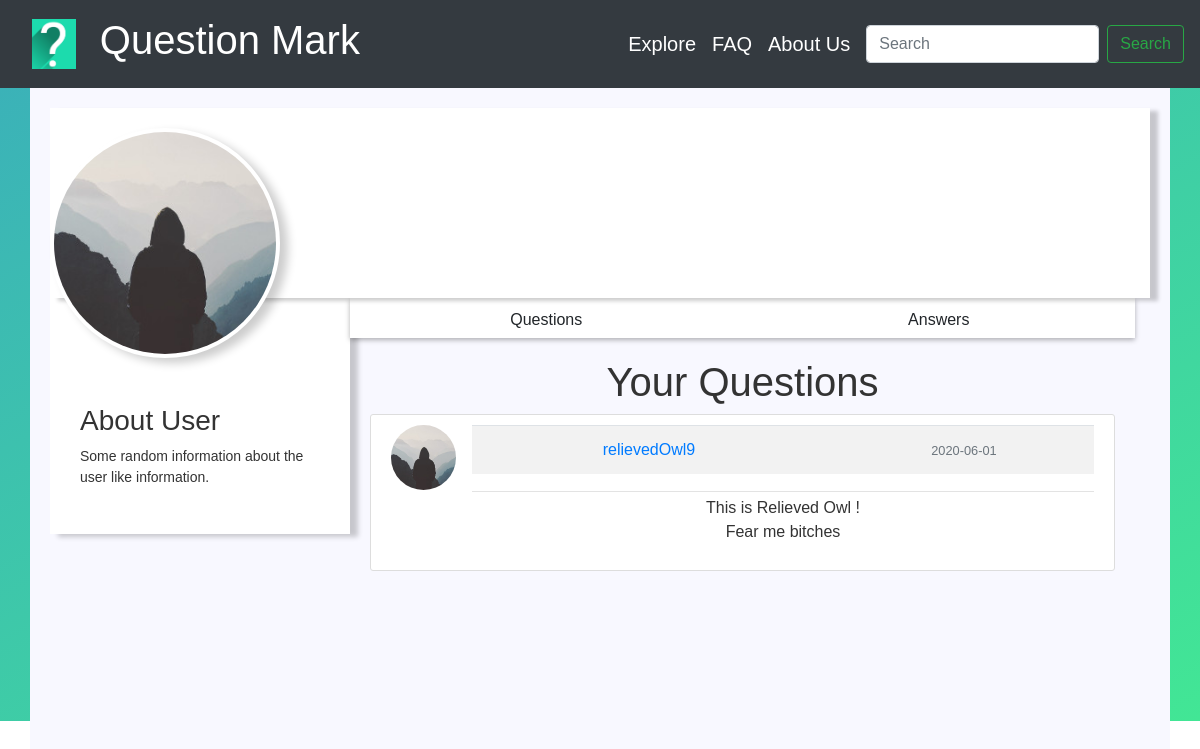
The page /user_posts/relievedOwl9 on the database its author committed.
### Question_Mark/models.py (models this page shows, shortened)
class Questions(db.Model):
    id = db.Column(db.Integer, primary_key=True)
    question = db.Column(db.Text, nullable=False)
    date_posted = db.Column(db.DateTime, nullable=False, default=datetime.utcnow)
    user_id = db.Column(db.Integer, db.ForeignKey('user.id'), nullable=False)

class User(db.Model, UserMixin):
    id = db.Column(db.Integer, primary_key=True)
    first_name = db.Column(db.String(30), unique=False, nullable=False)
    last_name = db.Column(db.String(30), unique=False, nullable=False)
    username = db.Column(db.String(30), unique=True, nullable=False)
    email = db.Column(db.String(120), unique=True, nullable=False)
    image_file = db.Column(db.String(20), nullable=False, default='default.jpg')
    password = db.Column(db.String(60), nullable=False)
    questions = db.relationship('Questions', backref='author', lazy=True)

### Question_Mark/routes.py (the view)
@app.route("/user_posts/<string:username>")
def user_posts(username):
    user = User.query.filter_by(username=username).first_or_404()
    quest = Questions.query.filter_by(author=user)\
            .order_by(Questions.date_posted.desc())
    return render_template('user_posts.html', title='Profile: '+ username,user=user, quest=quest)

### Question_Mark/templates/user_posts.html (shortened to what this page needs)
{% extends "layout.html" %}
{% block head %}
<link rel="stylesheet" href={{ url_for('static', filename='style_profile.css') }}>
<link rel="stylesheet" href={{ url_for('static', filename='style_questions.css') }}>
{% endblock head %}
{% block content %}
    <div class="container white-container">
        <div class="profile-header">
            <div class="profile-img">
                <img src={{ url_for('static', filename='default.jpg') }} width: 200; alt="">
            </div>
        </div>
        <div class="main-bd">
            <div class="left-side">
                <div class="profile-side">
                    <div class="userbio">
                        <h3>About User</h3>
                        <p> Some random information about the user like information.</p>
                    </div>
                </div>
            </div>
            <div class="right-side">
                <div class="nav">
                    <div class="ul">
                        <p onclick="tabs(0)" class="user-question">Questions</p>
                        <p onclick="tabs(1)" class="user-answer">Answers</p>
                    </div>
                </div>
                <div class="profile-body">
                    <div class="profile-question tab">
                        <h1>Your Questions</h1>
                        {% for item in quest %}
                        <article class="media content-section">
                            <img class="rounded-circle article-img" src="{{ url_for('static', filename='default.jpg') }}">
                            <div class="media-body">
                                <div class="article-metadata">
                                    <table class="table table-striped">
                                    <tr>
                                    <td><a class="mr-2" href="#">{{ item.author.username }}</a></td>
                                    <td><small class="text-muted">{{ item.date_posted.strftime('%Y-%m-%d') }}</small></td>
                                    </tr>
                                    </table>
                                </div>
                                <p class="article-content">{{ item.question }}</p>
                            </div>
                        </article>
                        {% endfor %}
                    </div>
                </div>
            </div>
        </div>
    </div>
{% endblock content %}

### Question_Mark/static/style_profile.css (style rules this page uses)
* { box-sizing: border-box; }
.container { padding: 20px; }
.white-container { background-color: ghostwhite; height: 100vh; overflow: hidden; }
.profile-header { background: #fff; width: 100%; display: flex; height: 190px; position: relative; box-shadow: 8px 3px 4px rgba(0, 0, 0, 0.2); }
.profile-img { float: left; width: 340px; height: 200px; }
.profile-img img { border-radius: 50%; height: 230px; width: 230px; border: 4px solid #fff; box-shadow: 8px 5px 10px rgba(0, 0, 0, 0.2); position: absolute; top: 20px; z-index: 5; background: #fff; }
.main-bd { width: 100%; display: flex; padding-right: 15px; }
.profile-side { width: 300px; background: #fff; box-shadow: 8px 3px 5px rgba(0, 0, 0, 0.2); padding: 90px 30px 30px; }
.profile-side { margin-bottom: 2px; color: #333; font-size: 14px; }
.ul { display: flex; justify-content: center; height: 40px; background: #fff; width: 100%; box-shadow: 0px 2px 5px rgba(0, 0, 0, 0.3); }
.ul p { padding: 10px; width: 100%; cursor: pointer; text-align: center; transition: all 0.2s ease-in-out; }
.profile-body { width: 100%; z-index: -1; color: #333; }
.tab { padding: 20px; width: 100%; text-align: center; display: none; }

### Question_Mark/static/style_questions.css (style rules this page uses)
.content-section { background: #ffffff; padding: 10px 20px; border: 1px solid #dddddd; border-radius: 3px; margin-bottom: 20px; width: 745px; }
.article-content { white-space: pre-line; }
.article-img { height: 65px; width: 65px; margin-right: 16px; }
.article-metadata { padding-bottom: 1px; margin-bottom: 4px; border-bottom: 1px solid #e3e3e3 }

### Question_Mark/templates/layout.html (style rules this page uses)
body { box-sizing: border-box; font-family: sans-serif; }

### rows shown on the page
Questions: author.username "relievedOwl9", date_posted "2020-06-01", question "This is Relieved Owl ! Fear me bitches"
